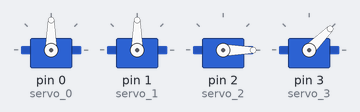
This sketch was run on a simulated Arduino Uno, built with avr-gcc and run on an emulated ATmega328P. Parts: 4 × servo.

Above: at 1.1 s.
At 1.7 s:
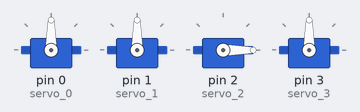
Timing chart, 0 to 3.2 s (numbered marks = the images above):
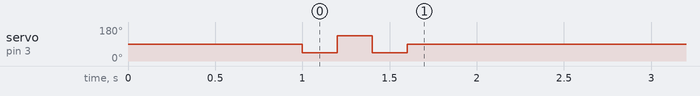

The sketch:

sketch_jul17a.ino
```cpp
#include <Servo.h>
Servo servo_0;
Servo servo_1;
Servo servo_2;
Servo servo_3;
void setup()
{
  servo_0.attach(0);
  servo_1.attach(1);
  servo_2.attach(2);
  servo_3.attach(3);
  servo_0.write(90);
  servo_1.write(90);
  servo_2.write(0);
  servo_3.write(90);
  delay(1000);
  servo_3.write(45);
  delay(200);
  servo_3.write(135);
  delay(200);
  servo_3.write(45);
  delay(200);
  servo_3.write(90);
}
void loop()
{
 servo_0.write(90);
  servo_1.write(90);
  servo_2.write(0);
  servo_3.write(90);

}
```
